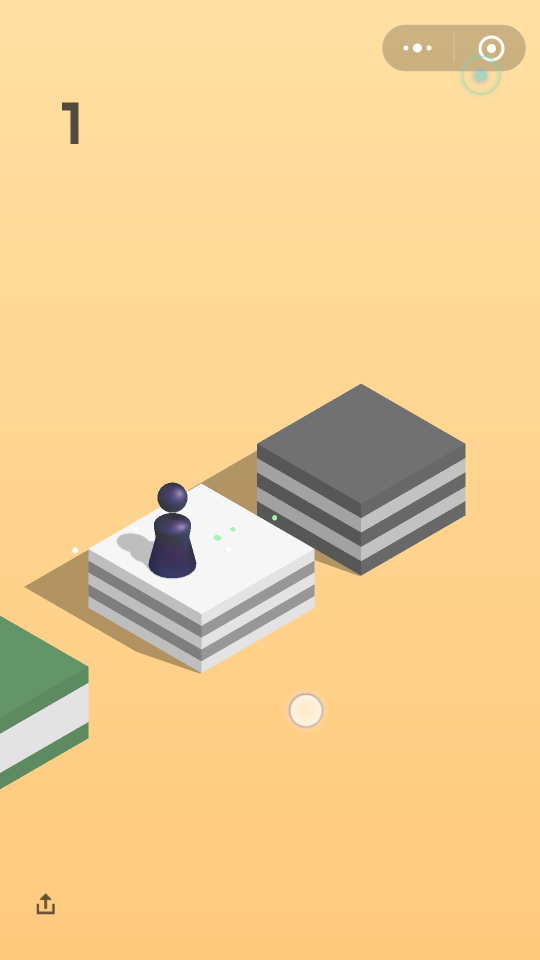
//> input picture autojump.png, 1080 x 1920 px (shown at 1/2 size)
$ ./Wx_Opencv3_1   (built with g++ and OpenCV 4)
//> lines starting //> are read from the running program, lines starting //| are printed output that depends on the picture; after the words box and inside, x2 and y2 are one past the last pixel; in counts of white or black regions, pixels touching at a corner belong together
// WinXin_OpenCv3.cpp : Defines the entry point for the console application.
//

#include "stdafx.h"
#include <opencv2/opencv.hpp>
#include <fstream>//注意：一旦包含了这个文件，你不再需要（为了使用cout/cin）包含iostream.h，因为fstream.h已经自动包含了它。
#include <math.h>
#include <Windows.h>
#include <stdlib.h>


using namespace		cv;
using namespace 	std;

Mat src_Image;
Mat dst_Image;
Mat Character;
static int i = 0;

//获取手机图片
//Get cell phone picture
void get_sourceimg();
//获取棋子坐标
//Get chess coordinates
Point Get_Pos(Mat& Src_Image, Mat& Tem_Image);
//获取下一个点的坐标
//Get the coordinates of the next point
Point Get_NextPos(Mat& Src_Image);
int Get_distance(Point& first_Point, Point& next_Point);
void jump(int&g_distance);

int _tmain(int argc, _TCHAR* argv[])
{
	int num = 1;
	while (num)
	{
		//get_sourceimg();
		namedWindow("Src", CV_WINDOW_NORMAL);
		src_Image = imread("autojump.png");	// Load an image from file
//> src_Image is the input picture: 1920 rows x 1080 cols, CV_8UC3; mean B, G, R 145.3, 204.7, 240.4
		dst_Image = src_Image.clone();
		Character = imread("object.png");
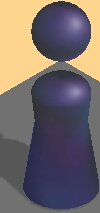
//> input picture object.png, 100 x 213 px
//> Character is the input picture: 213 rows x 100 cols, CV_8UC3; mean B, G, R 106, 105.4, 115.5
		if (src_Image.empty() || Character.empty())
		{
			cout << "could not open or find the image" << endl;
			cin.get();
			return -1;
		}
		Point Character_p = Get_Pos(src_Image, Character);
		cout << "Character_Pos: " << Character_p << endl;
		Point next_p = Get_NextPos(src_Image);
		cout << "Next_Pos: " << next_p << endl;
		int g_distance = Get_distance(Character_p, next_p);
		cout << "Distance: " << g_distance << endl;
		//jump(g_distance);
		num--;
		Sleep(1000);
	}

	waitKey(0);
	return 0;
}

//-----------获取手机图片----------
//-----------Get cell phone picture------------
void get_sourceimg()
{
	system("adb shell screencap -p /sdcard/autojump.png");
	system("adb pull /sdcard/autojump.png");
}

//------------获取当前位置---------------
//------------Get the current location-----------
Point Get_Pos(Mat& Src_Image, Mat& Tem_Image)
{
	matchTemplate(Src_Image, Tem_Image, dst_Image, CV_TM_SQDIFF);
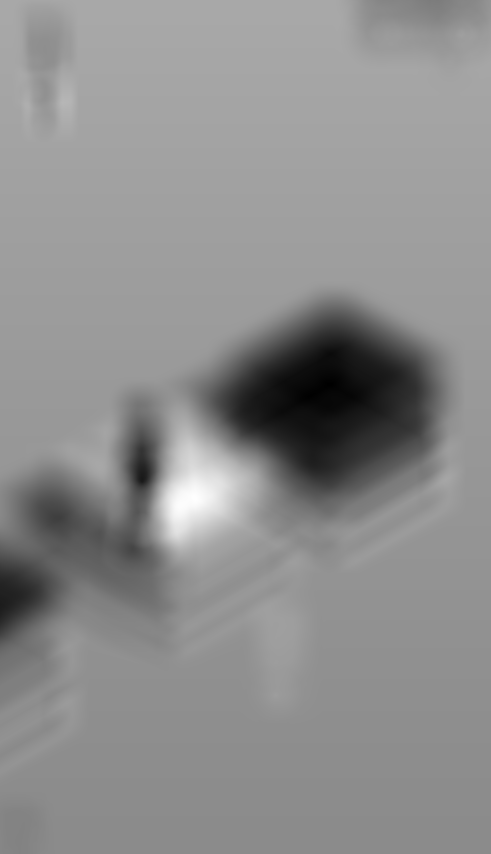
//> dst_Image: 1708 rows x 981 cols, CV_32FC1 (shown at 1/2 size); min 182795424, max 1.39e+09, mean 856336704; drawn with min black and max white
	double minVal, maxVal;
	Point minLoc, maxLoc, MatchLoc;
	//寻找最佳匹配位置
	//Find the best match
	minMaxLoc(dst_Image, &minVal, &maxVal, &minLoc, &maxLoc, Mat());
//> minVal = 182795424; maxVal = 1.39e+09; minLoc = Point(660, 769); maxLoc = Point(389, 996)
	MatchLoc = minLoc;
//> MatchLoc = Point(660, 769)
//> in main, `Point Character_p = Get_Pos(src_Image, Character);`: Character_p = Point(710, 982)
//| Character_Pos: [710, 982]
	//标记  mark
	//rectangle(Src_Image, Rect(MatchLoc, Size(Character.cols, Character.rows)), Scalar(255, 255, 0), 1, 8, 0);
	//putText(Src_Image, "object", Point(MatchLoc.x + Character.cols*0.5, MatchLoc.y + Character.rows), 2, 2, Scalar(0, 0, 255));
	return Point(MatchLoc.x + Character.cols*0.5, MatchLoc.y + Character.rows);
}


//------------------获取下一点位置------------------
//-----------------Get the next location--------------
Point Get_NextPos(Mat& Src_Image)
{
	Point point1;
	Point point2;
	Point Middle_P;
	int nY_Min = Src_Image.rows;
//> nY_Min = 1920
	int nX_Min = Src_Image.cols;
//> nX_Min = 1080

	int nY_Max = 0;
	int nX_Max = 0;
	int nIdY = 0;

	cvtColor(Src_Image, Src_Image, COLOR_BGR2GRAY);
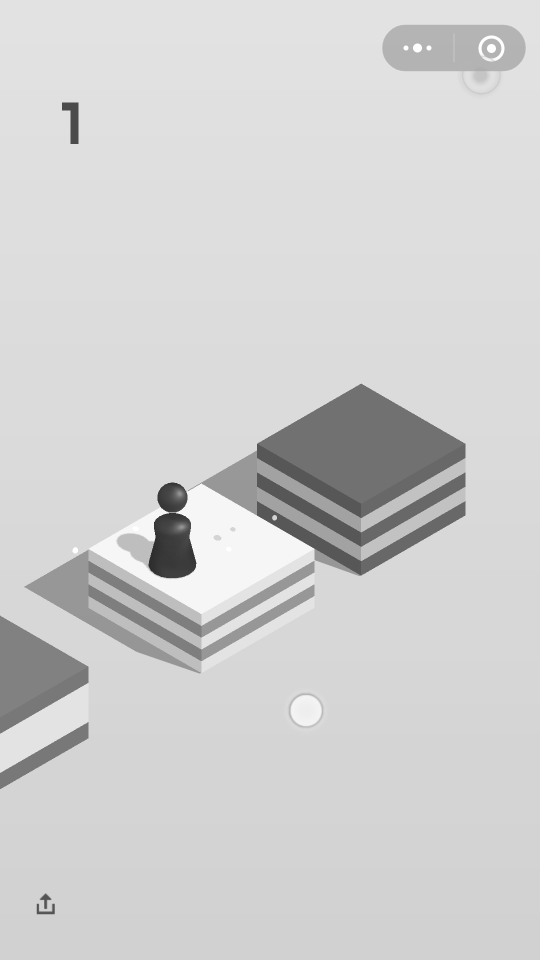
//> Src_Image: 1920 rows x 1080 cols, CV_8UC1 (shown at 1/2 size); min 46, max 255, mean 208.6
	blur(Src_Image, Src_Image, Size(5, 5));
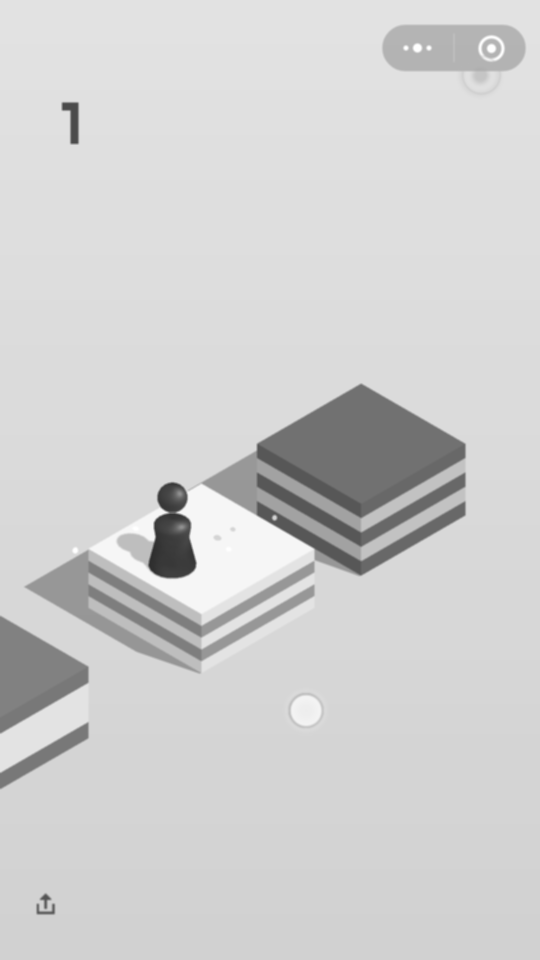
//> Src_Image: 1920 rows x 1080 cols, CV_8UC1 (shown at 1/2 size); 3.56% of pixels changed, all inside (x1, y1, x2, y2) = (0, 46, 1055, 1831)
	dilate(Src_Image, Src_Image, 0);
	Canny(Src_Image, Src_Image, 2.5, 8.4);
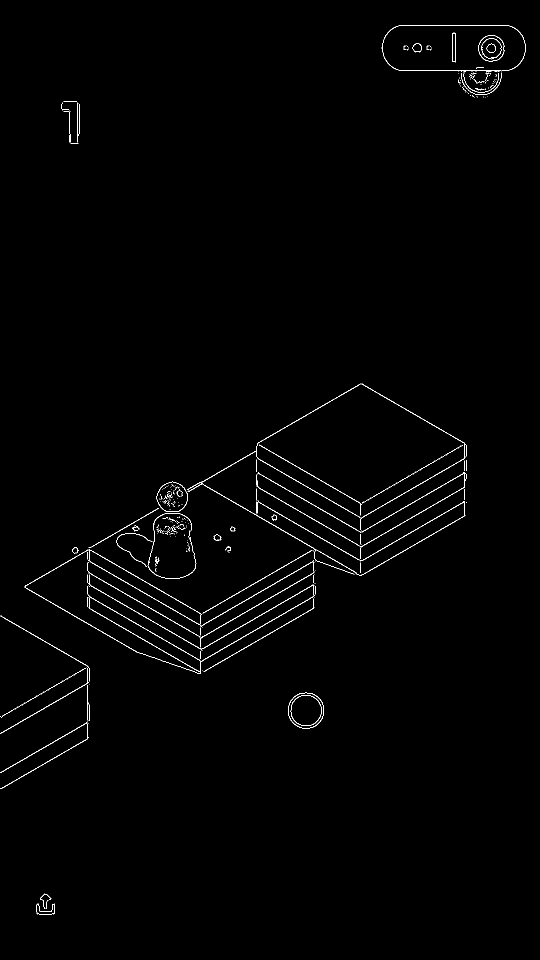
//> Src_Image: 1920 rows x 1080 cols, CV_8UC1 (shown at 1/2 size); 0.8% white in thin lines or dots
	//imshow("Src", src_Image);

	vector<vector<Point>> contours;//二维向量容器, 获取轮廓
	//vector<Vec4i> hierarchy;  //Error!!: vector iterator + offset out of range
	findContours(Src_Image, contours, CV_RETR_TREE, CV_CHAIN_APPROX_SIMPLE, Point());//找到关键的角点
//> contours = 392 contours, 348 with area under 20; largest, box (x1, y1, x2, y2) and area: (764, 50, 1052, 143) 24381, (764, 50, 1052, 143) 24305, (576, 1385, 648, 1457) 4023, (576, 1385, 648, 1457) 3963, (581, 1390, 643, 1452) 2976

	//vector<vector<Point> > ::const_iterator it = contours.begin();
	std::vector<std::vector<Point>>::const_iterator it = contours.begin();
	while (it + 1 != contours.end())
	{
		if (it->size() < 200)
		{
			it = contours.erase(it);
			//cout << "it: " << it->size() << endl;
		}
		else
		{
			it++;
		}
	}
//> after the loop, contours = 20 contours; largest, box (x1, y1, x2, y2) and area: (49, 1149, 629, 1348) 582, (375, 767, 932, 1038) 464, (513, 944, 930, 1095) 387, (905, 65, 911, 124) 282, (175, 1123, 629, 1295) 238

	for (int i = 0; i < contours.size(); i++)
	{
		//	cout << i<<"  :   " << contours[i].size() << endl << endl;
		if (contours[i].size() > 200)
		{
			for (int j = 0; j < contours[i].size(); j++)
			{			//contours[i]代表的是第i个轮廓，contours[i].size()代表的是第i个轮廓上所有的像素点数
						// "contours[i]"Represents the i-th outline, "contours[i].size()"Represents the i-th outline of all the pixels
				if (contours[i][j].y < nY_Min)
				{
					nY_Min = contours[i][j].y;   //找到最低的y值, Find the lowest y value
					point1 = contours[i][j];
					nIdY = i;					//记录该轮廓contours[nIdY]
				}
			}
		}
	}
//> this loop made 20 passes
//> (nY_Min, point1) on passes 1 to 12: (1448, Point(175, 1448)), (1444, Point(173, 1444)), (1231, Point(0, 1231)), (1197, Point(627, 1197)), (1171, Point(176, 1171)), (1149, Point(178, 1149)), (1123, Point(627, 1123)), (1120, Point(627, 1120)), (1102, Point(178, 1102)), (1100, Point(623, 1100)), (1098, Point(178, 1098)), (1026, Point(332, 1026))
//> after the loop, nY_Min = 767; nIdY = 18

	for (int j = 0; j < contours[nIdY].size(); j++)//在该轮廓继续找到x最大值nX_Max;
	{
		if (contours[nIdY][j].x > nX_Max && contours[nIdY][j].x < Src_Image.cols)
		{
			nX_Max = contours[nIdY][j].x;
			point2 = contours[nIdY][j];
		}
	}
//> this loop made 1648 passes
//> (nX_Max, point2) on passes 1, 941, 942, 943, 944, 945, 946, 947, 948, 949, 950, 951: (721, Point(721, 767)), (722, Point(722, 767)), (723, Point(723, 768)), (724, Point(724, 768)), (725, Point(725, 769)), (726, Point(726, 769)), (727, Point(727, 770)), (728, Point(728, 770)), (730, Point(730, 772)), (731, Point(731, 772)), (732, Point(732, 773)), (733, Point(733, 773))
//> after the loop, nX_Max = 931; point2 = Point(931, 888)


	int minY = Src_Image.cols;
//> minY = 1080
	//nX_Max 匹配多个Y值, 在多个Y值中查找最小的那个
	for (int j = 0; j < contours[nIdY].size(); j++)
	{
		if (contours[nIdY][j].x == nX_Max && contours[nIdY][j].y < minY)
		{
			minY = contours[nIdY][j].y;
			point2 = contours[nIdY][j];
		}
	}
//> this loop made 1648 passes
//> (minY, point2) on pass 1471: (888, Point(931, 888))
//> after the loop, minY = 888

	Middle_P = Point(point1.x, point2.y);
//> Middle_P = Point(721, 888)
	circle(Src_Image, Middle_P, 20, Scalar(255, 0, 0));
//> Src_Image: 1920 rows x 1080 cols, CV_8UC1; 0.8% white in thin lines or dots
//| Next_Pos: [721, 888]
	imshow("Src", Src_Image);
	return Point(point1.x, point2.y);
}

//--------------获取距离----------------------
//--------------Get the distance--------------------
int Get_distance(Point& first_Point, Point& next_Point)
{
	int A = first_Point.x - next_Point.y;
//> A = -178
	int B = first_Point.y - next_Point.y;
//> B = 94
//> in main, `int g_distance = Get_distance(Character_p, next_p);`: g_distance = 201
//| Distance: 201
	return int(pow(pow(A, 2) + pow(B, 2), 0.5));//根号下 x^2 + Y^2;
}

//-------------------跳-----------------------
//-------------------jump---------------------
void jump(int &g_distance)
{
	char AA[50];
	double distance_ = g_distance * 1.35;

	int rand_x = int(320 + rand() % 50);
	int rand_y = int(410 + rand() % 50);
	sprintf_s(AA, "adb shell input swipe %d %d %d %d %d", rand_x, rand_y, rand_x, rand_y, (int)distance_);
	cout << AA << endl;
	cout << distance_ << endl;
	system(AA);
}
